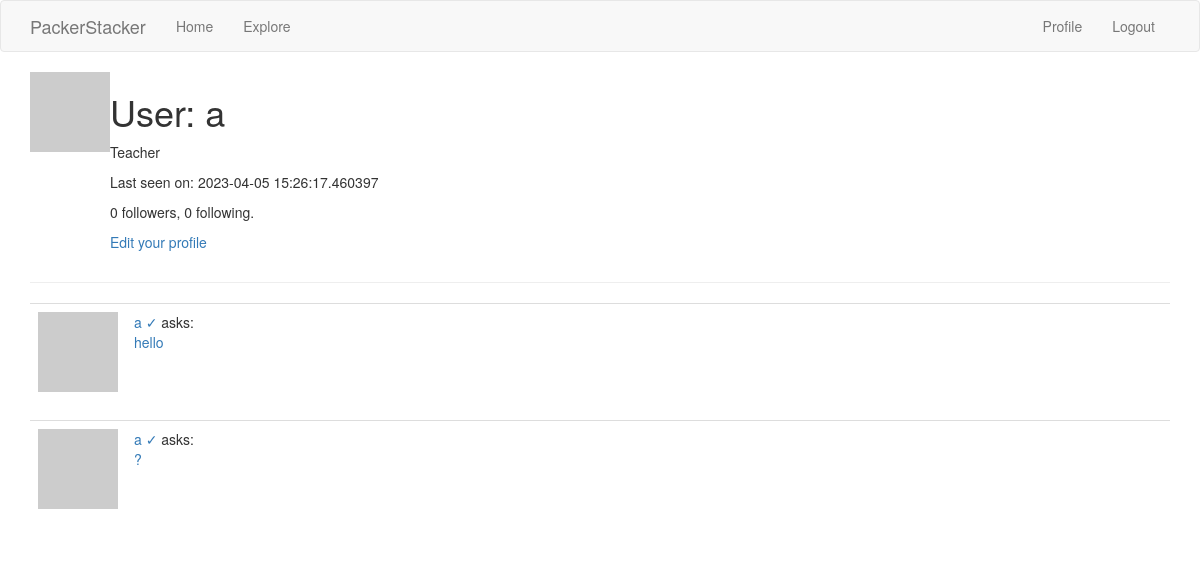
The app's page /user/a (signed in), older data.
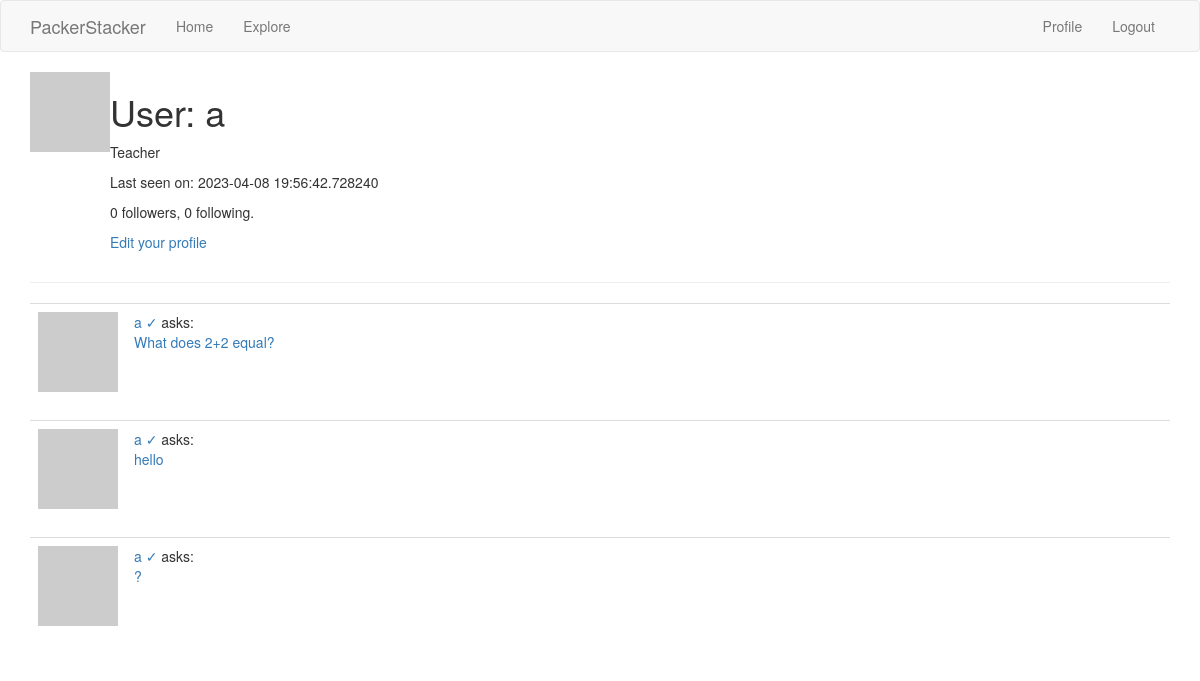
The same page, newer data.
### app/models.py (models this page shows, shortened)
class User(UserMixin, db.Model):
    id = db.Column(db.Integer, primary_key=True)
    username = db.Column(db.String(64), index=True, unique=True)
    email = db.Column(db.String(120), index=True, unique=True)
    password_hash = db.Column(db.String(128))
    questions = db.relationship('Question', backref='author', lazy='dynamic')
    replies = db.relationship('Reply', backref='author', lazy='dynamic')
    about_me = db.Column(db.String(140))
    last_seen = db.Column(db.DateTime, default=datetime.utcnow)
    type = db.Column(db.Boolean())
    def avatar(self, size):
        digest = md5(self.email.lower().encode('utf-8')).hexdigest()
        return 'https://www.gravatar.com/avatar/{}?d=identicon&s={}'.format(digest, size)
    followed = db.relationship(
        'User', secondary=followers,
        primaryjoin=(followers.c.follower_id == id),
        secondaryjoin=(followers.c.followed_id == id),
        backref=db.backref('followers', lazy='dynamic'), lazy='dynamic')

class Question(db.Model):
    id = db.Column(db.Integer, primary_key=True)
    body = db.Column(db.String(1000))
    timestamp = db.Column(db.DateTime, index=True, default=datetime.utcnow)
    user_id = db.Column(db.Integer, db.ForeignKey('user.id'))
    replies = db.relationship('Reply', backref='op', lazy='dynamic')

### app/routes.py (the view)
@app.route('/user/<username>')
@login_required
def user(username):
    user = User.query.filter_by(username=username).first_or_404()
    page = request.args.get('page', 1, type=int)
    questions = user.questions.order_by(Question.timestamp.desc()).paginate(
        page=page, per_page=app.config['QUESTIONS_PER_PAGE'], error_out=False)
    next_url = url_for('user', username=user.username, page=questions.next_num) \
        if questions.has_next else None
    prev_url = url_for('user', username=user.username, page=questions.prev_num) \
        if questions.has_prev else None
    form = EmptyForm()
    return render_template('user.html', user=user, questions=questions.items,
                           next_url=next_url, prev_url=prev_url, form=form)

### app/models.py (called while the page is built)
@login.user_loader
def load_user(id):
    return User.query.get(int(id))

### app/routes.py (called while the page is built)
@app.before_request
def before_request():
    if current_user.is_authenticated:
        current_user.last_seen = datetime.utcnow()
        db.session.commit()

### app/templates/user.html (shortened to what this page needs)
{% extends "base.html" %}
{% import 'bootstrap/wtf.html' as wtf %}
{% block app_content %}
    <table>
      <tr valign="top">
          <td><img src="{{ user.avatar(128) }}"></td>
          <td>
            <h1>User: {{ user.username }}</h1>
            {%if user.type %}<p>Teacher</p> {% else %} <p>Student </p>{% endif %}
            {% if user.last_seen %}<p>Last seen on: {{ user.last_seen }}</p>{% endif %}
            <p>{{ user.followers.count() }} followers, {{ user.followed.count() }} following.</p>
            {% if user == current_user %}
            <p><a href="{{ url_for('edit_profile') }}">Edit your profile</a></p>
            {% endif %}
          </td>
        </tr>
    </table>
    <hr>
    {% for question in questions %}
        {% include '_question.html' %}
    {% endfor %}
{% endblock %}

### app/templates/_question.html
<table class="table table-hover">
      <tr>
          <td width="70px">
                  <img src="{{ question.author.avatar(70) }}" />
          </td>
          <td>
              <a href="{{ url_for('user', username=question.author.username) }}">
                  {{ question.author.username }} {%if question.author.type %} &#x2713 {%endif%}
              </a>
              asks:
              <br>
              <a style="text-decoration: none" href="{{ url_for('question_page', id=question.id) }}">
                {{ question.body }}
              </a>
          </td>
      </tr>
</table>

Row changes from the older to the newer data that the page shows:
changed User: last_seen "2023-04-05 15:26:17.460397" → "2023-04-08 19:56:42.728240"
added Question: author.username "a", body "What does 2+2 equal?"
